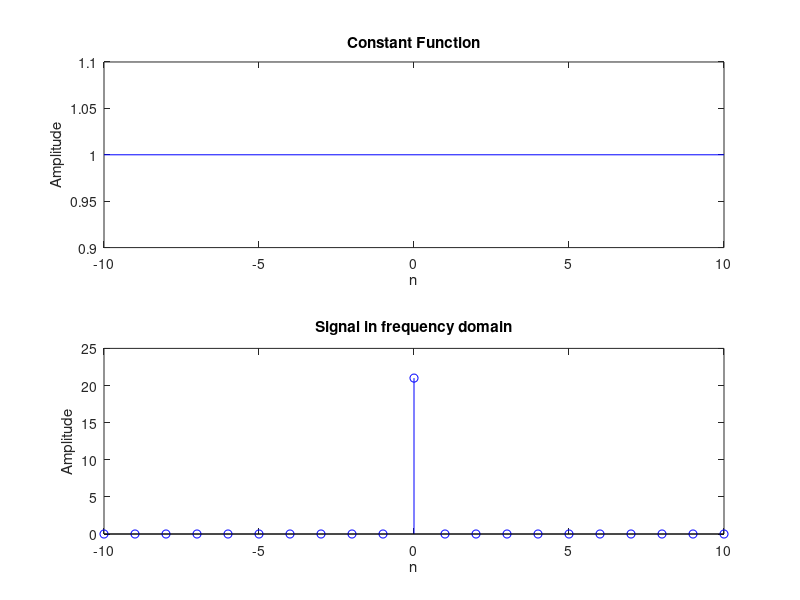

This chart was generated by the following MATLAB code:
clc;
clear all;
clf;

n = -10 : 1 : 10;
l = length(n);
y = ones(1,l);

r = -10 : 1 : 10;
x = fftshift(fft(y))

#Plotting input
subplot(2, 1, 1);
plot(n, y, 'b');
xlabel("n");
ylabel("Amplitude");
title("Constant Function");

#Plotting output
subplot(2, 1, 2);
stem(r, abs(x), 'b');
xlabel("n");
ylabel("Amplitude");
title("Signal in frequency domain");
